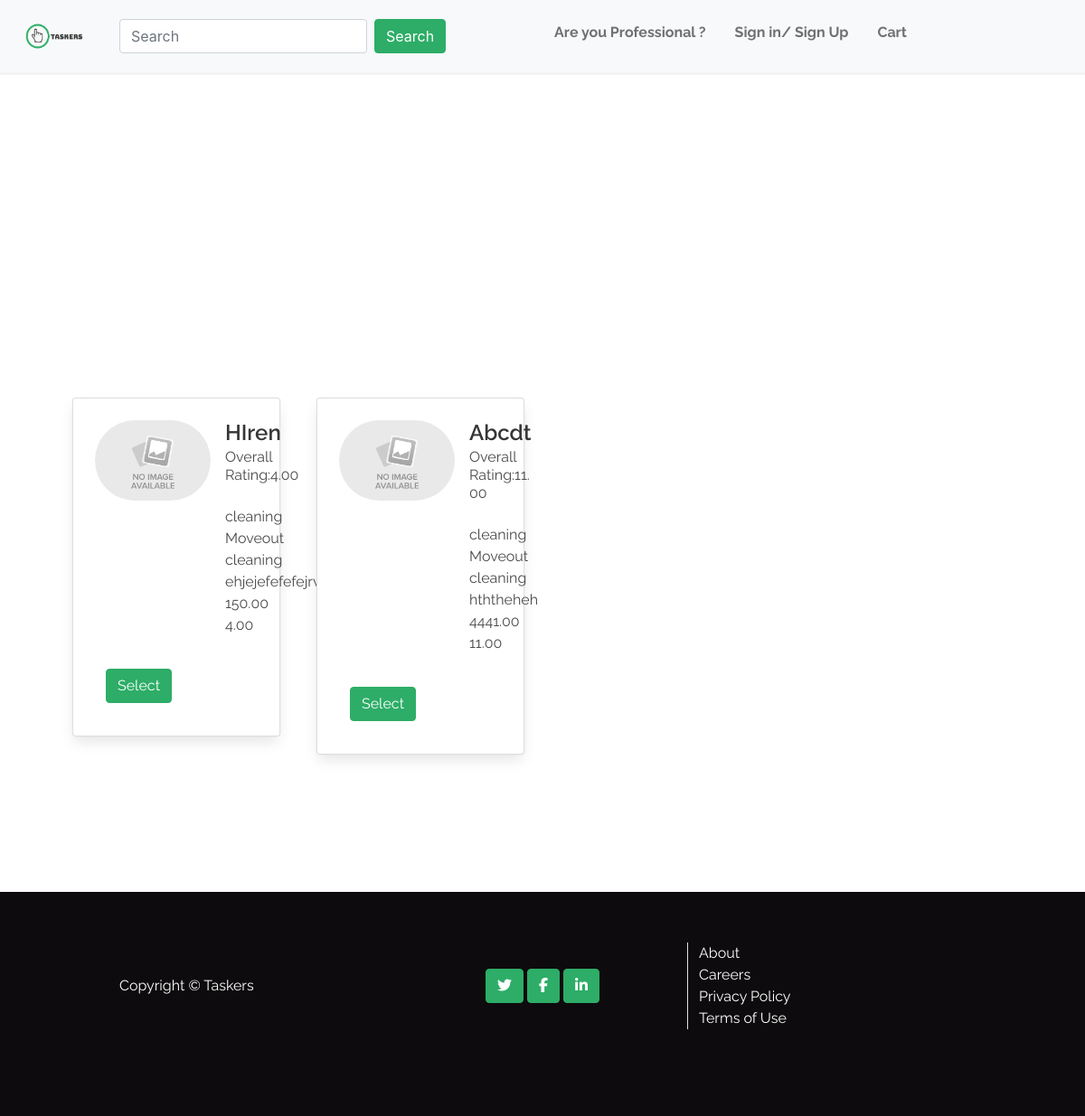
The page /service/taskers?category=cleaning on the database its author committed.
### service/models.py (models this page shows)
class Tasker(models.Model):
    class Meta:
        verbose_name_plural = 'tasker'
    service_category = models.ForeignKey(
        'Service_category', null=True, blank=False,
        on_delete=models.SET_NULL)
    tasker_services = models.ForeignKey(
        'Sub_Service', null=True,
        blank=False, on_delete=models.SET_NULL)
    name = models.CharField(max_length=254,)
    about = models.CharField(max_length=1024, blank=False,)
    price = models.DecimalField(
        max_digits=6, decimal_places=2, null=True, blank=True)
    rating = models.DecimalField(
        max_digits=6, decimal_places=2, null=True, blank=True)
    image_url = models.URLField(
        max_length=2054, blank=True,
    )
    image = models.ImageField(blank=True)
    def __str__(self):
        return self.name

class Service_category(models.Model):
    class Meta:
        verbose_name_plural = 'service'
    category = models.CharField(max_length=254,)
    def __str__(self):
        return self.category

class Sub_service(models.Model):
    class Meta:
        verbose_name_plural = 'sub_Service'
    category = models.ForeignKey(
        'Service_category', null=True, blank=False, on_delete=models.SET_NULL,)
    sub_service_name = models.CharField(max_length=254,)
    def __str__(self):
        return self.sub_service_name

### service/views.py (the view)
# urls.py: path('taskers', views.all_taskers, name='taskers'),
def all_taskers(request):
    taskers = Tasker.objects.all()
    categorys = None
    if request.GET:
        if 'category' in request.GET:
            categorys = request.GET['category']
            print(categorys)
            taskers = taskers.filter(service_category__category=categorys)
            categorys = Service_category.objects.filter(category=categorys)
            print(taskers, categorys)
    context = {
        'taskers': taskers,
        'current_categorys': categorys,
    }
    return render(request, 'service/taskerlist.html', context)

### cart/contexts.py (called while the page is built)
def cart_contents(request):
    cart_service = []
    cart = request.session.get('cart', {})
    total = 0
    service_hours = 0
    visiting_count = Decimal(settings.STANDARD_SESSION)
    service_charge = total * Decimal(
        settings.STANDARD_SERVICE_CHARGE / 100)
    grand_total = total + service_charge
    context = {
        'cart_service': cart_service,
        'total': total,
        'service_hours': service_hours,
        'service_charge': service_charge,
        'grand_total': grand_total,
        'visiting_count': visiting_count,
        'cart' : cart,
    }
    return context

### service/templates/service/taskerlist.html (shortened to what this page needs)
{% extends "base.html" %}
{% load static %}
{% block content %}
<section class="section is-medium subnav-section">
</section>
<section class="section is-medium taskerslist-section">
<div class="row">
{% for tasker in taskers %}
<div class= "col-sm-6 col-md-6 col-lg-4 col-xl-3">
<div class="card m-2">
  <div class="card-content">
    <div class="media">
      <div class="media-left">
        <figure class="image is-128x128">
        {% if tasker.image_url %}
          <img class="image" src="{{ tasker.image_url }}" alt="tasker">
        {% else %}
          <img class="image is is-rounded" src="{{ MEDIA_URL}}No_Image.jpg" alt="tasker">
        {% endif %}
        </figure>
      </div>
      <div class="media-content">
        <p class="title is-4 name is-capitalized">{{ tasker.name }}</p>
        <p class="subtitle is-6 rating">Overall Rating:{{ tasker.rating }}</p>
        <p>{{ tasker.service_category }}</p>
      <p>{{ tasker.tasker_services }}</p>
      <p>{{ tasker.about }}</p>
      <p>{{ tasker.price }}</p>
      <p>{{ tasker.rating }}</p>
      </div>
    </div>
    <div class="content">
    <p>
    <a class="btn btn-main m-3" href="{% url 'tasker' tasker.id %}">Select</a>
    </p>
    </div>
  </div>
</div>
</div>
{% endfor %}
</div>
</section>
{% endblock %}

### static/css/base.css (style rules this page uses)
:root { --first-color:#2dad67; --second-color:#0d0b0d; --third-color:#ffffff; }
html { height: 100%; }
body { margin: 0; padding: 0; font-family: 'Raleway', sans-serif;!important }
.btn-main { color: #fff; background-color: var(--first-color); border-color: var(--first-color); }

### rows shown on the page
Tasker: name "HIren", rating "4.00", service_category "cleaning", tasker_services "Moveout cleaning", about "ehjejefefefejrvrvrr", price "150.00"
Tasker: name "Abcdt", rating "11.00", service_category "cleaning", tasker_services "Moveout cleaning", about "hththeheh", price "4441.00"
